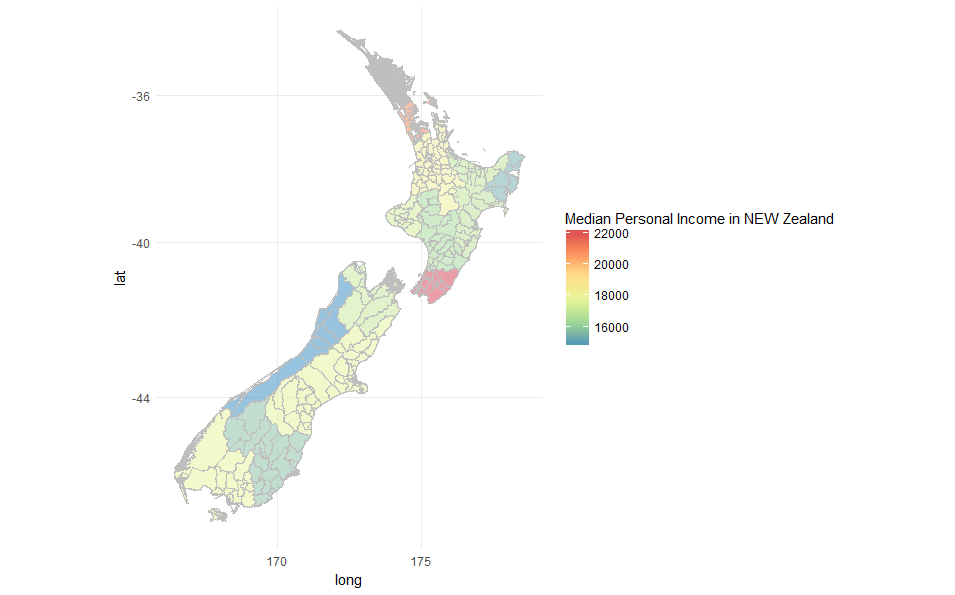

Write the R code that produced this figure.

install.packages("dplyr")
install.packages("maptools")
install.packages("ggplot2")
install.packages("maps")
install.packages("mapdata")
library(dplyr)       
library(maptools)    
library(ggplot2)     
library(sqldf)
#NZL_adm3.shp
map_data=readShapePoly(file.choose())
df_map=map_data@data[, 'NAME_1']

latitude_longitude=fortify(map_data)

df_map=data.frame(id=unique(latitude_longitude$id),NAME_1=as.character(map_data$NAME_1))

latitude_longitude=latitude_longitude[, c('long', 'lat', 'id')]
latitude_longitude=left_join(latitude_longitude,df_map, by ='id')
latitude_longitude=tbl_df(latitude_longitude)

group_id=group_by(.data = latitude_longitude, id)
group_name=group_by(.data = latitude_longitude, NAME_1)

latitude_longitude=filter(latitude_longitude,(long>165 & long<180) & (lat>-47 ) )

center=function(x) mean(range(x))
province_location=summarise(.data = group_name, latitude = center(lat), longitude = center(long))

doc_data=read.csv(file = file.choose())
doc_data_select=rename(.data = doc_data,NAME_1=NAME)

Province_Info=province_location %>% left_join(.,df_map, by = 'NAME_1') %>% left_join(.,doc_data_select, by = 'NAME_1')
Province_Info=filter(Province_Info,(NAME_1!="Northland" & NAME_1!="Chatham Islands" ) )  

latitude_longitude=latitude_longitude %>% left_join(., Province_Info[,c('NAME_1','Median')], by = 'NAME_1')
##########################################################################################################################

ggplot(data = latitude_longitude, mapping = aes(x = long, y = lat, group = id)) +
  geom_polygon(colour = 'black', fill = 'white') +
  scale_fill_manual(values=colours(),guide=FALSE) + 
  geom_text(mapping = aes(x =longitude, y = latitude, label = NAME_1), data = Province_Info, colour = 'steelblue') +
  
  theme(axis.title = element_blank(), axis.text = element_blank(), axis.ticks = element_blank(), panel.grid = element_blank())

ggplot(data = latitude_longitude, mapping = aes(x = long, y = lat, group = id, fill =MEDIAN_INCOME)) + 
  geom_polygon(colour = 'black') +
  scale_fill_gradient(low = 'green', high = 'blue') + 
  labs(title ="Numbers of Medianpers in NEW Land") +
  geom_text(mapping = aes(x =longitude, y = latitude, label = NAME_1), data = Province_Info, colour = 'steelblue') +
  theme(axis.title = element_blank(), axis.text = element_blank(), axis.ticks =element_blank(), panel.grid = element_blank())

ggplot(latitude_longitude)+
  theme_minimal()+
  geom_polygon( aes(x = long, y = lat, group = id, fill= Median),color = "grey", alpha = 0.5) +
  coord_map()+
  scale_fill_distiller(name = "Median Personal Income in NEW Zealand", palette = "Spectral")+
  theme(legend.position = "right")

ggplot(data = latitude_longitude, mapping = aes(x = long, y = lat, group = id, fill =Median)) + 
  geom_polygon(colour = 'white') +
  scale_fill_gradient(low = 'green', high = 'blue') + 
  labs(title ="Numbers of Medianpers and population  in NEW Land") +
  geom_text(mapping = aes(x =longitude, y = latitude, label = NAME_1), data = Province_Info, colour = 'steelblue') +
  geom_point(mapping = aes(x = longitude, y = latitude, size = People), data = Province_Info, colour = 'red') + 
  theme(axis.title = element_blank(), axis.text = element_blank(), axis.ticks =element_blank(), panel.grid = element_blank())
